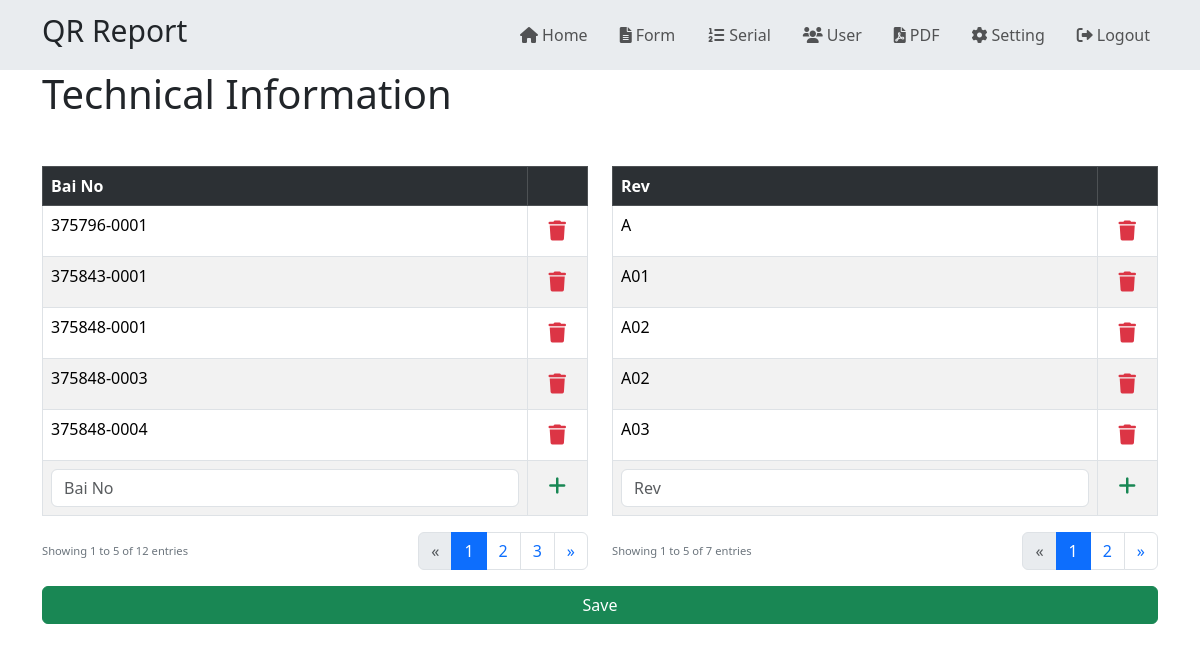
/serial.php (signed in), run on the app's committed database.
### tables this page shows
CREATE TABLE bai_no (
    id INTEGER PRIMARY KEY AUTOINCREMENT,
    `bai_no` TEXT NOT NULL,
    `created_at` DATETIME DEFAULT CURRENT_TIMESTAMP
);

CREATE TABLE rev (
    id INTEGER PRIMARY KEY AUTOINCREMENT,
    `rev` TEXT NOT NULL,
    `created_at` DATETIME DEFAULT CURRENT_TIMESTAMP
);

### serial.php (the view, shortened to what this page needs)
<?php
include_once 'db.php';
$page = isset($_GET['page']) ? (int)$_GET['page'] : 1;
$rev_page = isset($_GET['rev_page']) ? (int)$_GET['rev_page'] : 1;
$records_per_page = 5;
$offset = ($page - 1) * $records_per_page;
$rev_offset = ($rev_page - 1) * $records_per_page;
$bai_count_sql = "SELECT COUNT(*) as total FROM `bai_no`";
$bai_count_result = $conn->query($bai_count_sql);
$bai_total_records = $bai_count_result->fetch(PDO::FETCH_ASSOC)['total'];
$bai_total_pages = ceil($bai_total_records / $records_per_page);
$rev_count_sql = "SELECT COUNT(*) as total FROM `rev`";
$rev_count_result = $conn->query($rev_count_sql);
$rev_total_records = $rev_count_result->fetch(PDO::FETCH_ASSOC)['total'];
$rev_total_pages = ceil($rev_total_records / $records_per_page);
$bai_sql = "SELECT * FROM `bai_no` ORDER BY `bai_no` ASC LIMIT :offset, :records_per_page";
$bai_stmt = $conn->prepare($bai_sql);
$bai_stmt->bindValue(':offset', $offset, PDO::PARAM_INT);
$bai_stmt->bindValue(':records_per_page', $records_per_page, PDO::PARAM_INT);
$bai_stmt->execute();
$bai_data = $bai_stmt->fetchAll(PDO::FETCH_ASSOC);
$rev_sql = "SELECT * FROM `rev` ORDER BY `rev` ASC LIMIT :offset, :records_per_page";
$rev_stmt = $conn->prepare($rev_sql);
$rev_stmt->bindValue(':offset', $rev_offset, PDO::PARAM_INT);
$rev_stmt->bindValue(':records_per_page', $records_per_page, PDO::PARAM_INT);
$rev_stmt->execute();
$rev_data = $rev_stmt->fetchAll(PDO::FETCH_ASSOC);
?>
<!DOCTYPE html>
<html lang="en">
<head>
</head>
<?php include_once 'header.php'; ?>
<body>
    <div class="container">
        <div class="row">
            <div class="col-md-12">
                <h1>Technical Information</h1>
                <form action="" method="post">
                    <div class="row mt-5">
                        <div class="col-md-6">
                            <table class="table table-bordered table-striped">
                                <tr class="table-dark">
                                    <th class="w-100">Bai No</th>
                                    <th></th>
                                </tr>
                                <?php foreach ($bai_data as $bai) { ?>
                                <tr>
                                    <td>
                                        <?php echo $bai['bai_no']; ?>
                                    </td>
                                    <td>
                                        <button class="btn text-danger fs-5" onclick="del_bai(<?php echo $bai['id']; ?>)">
                                            <i class="fa-solid fa-trash"></i>
                                        </button>
                                    </td>
                                </tr>
                                <?php } ?>
                                <tr>
                                    <td>
                                        <input type="text" name="bai_no[]" class="form-control" placeholder="Bai No">
                                    </td>
                                    <td>
                                        <button class="btn text-success fs-5" type="button" id="add-bai" title="Add Row">
                                            <i class="fa-solid fa-plus"></i>
                                        </button>
                                    </td>
                                </tr>
                            </table>
                            <div class="d-flex justify-content-between align-items-center">
                                <div class="pagination-info">
                                    Showing <?php echo min(($page-1)*$records_per_page + 1, $bai_total_records); ?> to
                                    <?php echo min($page*$records_per_page, $bai_total_records); ?> of
                                    <?php echo $bai_total_records; ?> entries
                                </div>
                                <nav aria-label="Page navigation">
                                    <ul class="pagination mb-0">
                                        <li class="page-item <?php echo $page <= 1 ? 'disabled' : ''; ?>">
                                            <a class="page-link" href="?page=<?php echo $page-1; ?>&rev_page=<?php echo $rev_page; ?>" aria-label="Previous">
                                                <span aria-hidden="true">&laquo;</span>
                                            </a>
                                        </li>
                                        <?php
                                        $start_page = max(1, $page - 1);
                                        $end_page = min($bai_total_pages, $page + 1);
                                        for($i = $start_page; $i <= $end_page; $i++): ?>
                                            <li class="page-item <?php echo $page == $i ? 'active' : ''; ?>">
                                                <a class="page-link" href="?page=<?php echo $i; ?>&rev_page=<?php echo $rev_page; ?>"><?php echo $i; ?></a>
                                            </li>
                                        <?php endfor;
                                        if($end_page < $bai_total_pages) {
                                            echo '<li class="page-item"><a class="page-link" href="?page='.$bai_total_pages.'">'.$bai_total_pages.'</a></li>';
                                        }
                                        ?>
                                        <li class="page-item <?php echo $page >= $bai_total_pages ? 'disabled' : ''; ?>">
                                            <a class="page-link" href="?page=<?php echo $page+1; ?>&rev_page=<?php echo $rev_page; ?>" aria-label="Next">
                                                <span aria-hidden="true">&raquo;</span>
                                            </a>
                                        </li>
                                    </ul>
                                </nav>
                            </div>
                        </div>
                        <div class="col-md-6">
                            <table class="table table-bordered table-striped">
                                <tr class="table-dark">
                                    <th class="w-100">Rev</th>
                                    <th></th>
                                </tr>
                                <?php foreach ($rev_data as $rev) { ?>
                                <tr>
                                    <td>
                                        <?php echo $rev['rev']; ?>
                                    </td>
                                    <td>
                                        <button class="btn text-danger fs-5" onclick="del_rev(<?php echo $rev['id']; ?>)">
                                            <i class="fa-solid fa-trash"></i>
                                        </button>
                                    </td>
                                </tr>
                                <?php } ?>
                                <tr>
                                    <td>
                                        <input type="text" name="rev[]" class="form-control" placeholder="Rev">
                                    </td>
                                    <td>
                                        <button class="btn text-success fs-5" type="button" id="add-rev" title="Add Row">
                                            <i class="fa-solid fa-plus"></i>
                                        </button>
                                    </td>
                                </tr>
                            </table>
                            <div class="d-flex justify-content-between align-items-center">
                                <div class="pagination-info">
                                    Showing <?php echo min(($rev_page-1)*$records_per_page + 1, $rev_total_records); ?> to
                                    <?php echo min($rev_page*$records_per_page, $rev_total_records); ?> of
                                    <?php echo $rev_total_records; ?> entries
                                </div>
                                <nav aria-label="Page navigation">
                                    <ul class="pagination mb-0">
                                        <li class="page-item <?php echo $rev_page <= 1 ? 'disabled' : ''; ?>">
                                            <a class="page-link" href="?rev_page=<?php echo $rev_page-1; ?>&page=<?php echo $page; ?>" aria-label="Previous">
                                                <span aria-hidden="true">&laquo;</span>
                                            </a>
                                        </li>
                                        <?php
                                        $start_page = max(1, $rev_page - 1);
                                        $end_page = min($rev_total_pages, $rev_page + 1);
                                        for($i = $start_page; $i <= $end_page; $i++): ?>
                                            <li class="page-item <?php echo $rev_page == $i ? 'active' : ''; ?>">
                                                <a class="page-link" href="?rev_page=<?php echo $i; ?>&page=<?php echo $page; ?>"><?php echo $i; ?></a>
                                            </li>
                                        <?php endfor;
                                        ?>
                                        <li class="page-item <?php echo $rev_page >= $rev_total_pages ? 'disabled' : ''; ?>">
                                            <a class="page-link" href="?rev_page=<?php echo $rev_page+1; ?>&page=<?php echo $page; ?>" aria-label="Next">
                                                <span aria-hidden="true">&raquo;</span>
                                            </a>
                                        </li>
                                    </ul>
                                </nav>
                            </div>
                        </div>
                    </div>
                    <div class="row">
                        <div class="col-md-12 text-end">
                            <button class="col-12 btn btn-success mt-3" type="submit" title="Save">Save</button>
                        </div>
                    </div>
                </form>
            </div>
        </div>
    </div>
</body>
</html>

### serial.php (style rules this page uses)
.pagination { --bs-pagination-padding-x: 0.5rem; --bs-pagination-padding-y: 0.25rem; --bs-pagination-font-size: 0.7rem; }
.pagination .page-link { padding: var(--bs-pagination-padding-y) var(--bs-pagination-padding-x); font-size: var(--bs-pagination-font-size); }
.pagination-info { font-size: 0.7rem; color: #6c757d; }

### data on the page
bai_no: bai_no "375796-0001"
bai_no: bai_no "375843-0001"
bai_no: bai_no "375848-0001"
bai_no: bai_no "375848-0003"
bai_no: bai_no "375848-0004"
rev: rev "A"
rev: rev "A01"
rev: rev "A02"
rev: rev "A02"
rev: rev "A03"

### other printed values
min(($page-1)*$records_per_page + 1, $bai_total_records) "1"
min($page*$records_per_page, $bai_total_records) "5"
$bai_total_records "12"
$bai_total_pages "3"
min(($rev_page-1)*$records_per_page + 1, $rev_total_records) "1"
min($rev_page*$records_per_page, $rev_total_records) "5"
$rev_total_records "7"
